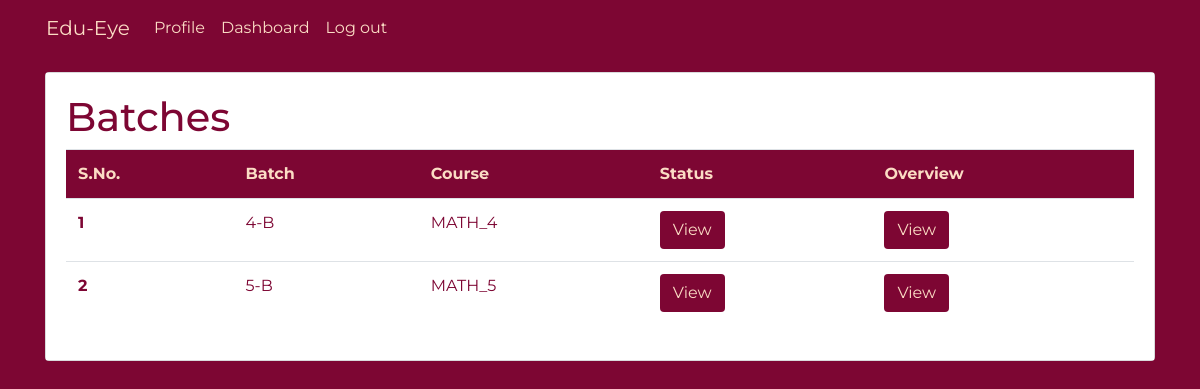
The page /teacher/dashboard_teacher (signed in) on the database its author committed.
### account/models.py (models this page shows, shortened)
class TeacherBatchCourse(models.Model):
    teacher_details = models.ForeignKey(TeacherProfile, on_delete=models.CASCADE)
    batchcourse = models.OneToOneField(BatchCourse, on_delete=models.CASCADE)

class BatchCourse(models.Model):
    batch = models.ForeignKey(Batch, on_delete=models.CASCADE)
    course = models.ForeignKey(Course, on_delete=models.CASCADE)

class Batch(models.Model):
    in_class = models.IntegerField(default=None)
    section = models.CharField(max_length=1, default=None)
    session = models.ForeignKey(Session, on_delete=models.CASCADE)
    def __str__(self):
        return str(self.in_class) + "-" + self.section

class Course(models.Model):
    SUBJECT = (("MATH", "Mathematics"), ("ENG", "English"),
                  ("HINDI", "Hindi"), ("SCI", "Science"))
    name = models.TextField(default=1,choices=SUBJECT)
    class_no = models.IntegerField()
    def __str__(self):
        return str(self.name) +"_"+str(self.class_no)

### teacher/views.py (the view)
# urls.py: path('dashboard_teacher', views.dash, name="dashboard_teacher"),
@login_required(login_url='login')
def dash(request):
    if request.user.is_teacher ==True:
        uid = request.user.id
        Teacher = get_object_or_404(TeacherProfile, teacher_id=uid)
        Teaches = TeacherBatchCourse.objects.filter(teacher_details=Teacher)
        return render(request,'teacher/dashboard.html',{'Teaches':Teaches})
        print(Teach)
    else:
        print("NOT A Teacher!! login as teacher :P")
        return redirect('login')

### templates/teacher/dashboard.html
{% extends 'basic.html' %}
{% load static %}
{% load crispy_forms_tags %}
{% block body %}
<div class="container">
  <div class="card bg-light mb-3 mt-3">
    <div class="card-body" style="background-color:#fff">
<h1 class="title">Batches</h1>
      <table class="table table-borderless">
        <thead>
          <tr class="tablehead">
            <td scope="col">S.No.</td>
            <td scope="col">Batch</td>
            <td scope="col">Course</td>
            <td scope="col">Status</td>
            <td scope="col">Overview</td>
          </tr>
        </thead>
        <tbody>
          {% for teach in Teaches%}
          <tr>
            <th scope="row">{{ forloop.counter }}</th>
            <td>{{teach.batchcourse.batch}}</td>
            <td>{{teach.batchcourse.course}}</td>
            <td> <a href="{% url 'unit_teacher' teach.batchcourse.id  %}" class="btn">View</a></td>
            <td> <a href="{% url 'pie-chart' teach.batchcourse.id %}" class="btn">View</a></td>          </tr>
          {% endfor%}
        </tbody>
      </table>
    </div>
  </div>
</div>
{% endblock body %}

### static/css/basic.css (style rules this page uses)
* { margin: 0; padding: 0; outline: none; box-sizing: border-box; font-family: 'Montserrat', sans-serif; }
body { background-color: #7d0633 !important; margin-bottom: 20px; }
.container { background-color: #7d0633 !important; color: #fbdcc4 !important; }
.tablehead { background-color: #7d0633 !important; color: #fbdcc4 !important; font-weight: bold; }
.btn { background-color: #7d0633; color: #fbdcc4; }
.card { background-color: #fbdcc4 !important; color: #7d0633; }
.card-body { background-color: #7d0633; }
.bg-light { background-color: #7d0633; }

### rows shown on the page
TeacherBatchCourse: batchcourse.batch "4-B", batchcourse.course "MATH_4"
TeacherBatchCourse: batchcourse.batch "5-B", batchcourse.course "MATH_5"
